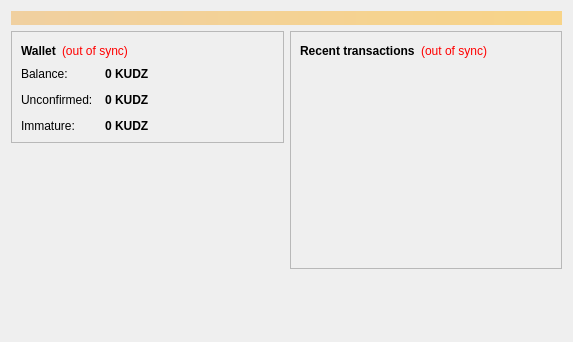
<?xml version="1.0" encoding="UTF-8"?>
<ui version="4.0">
 <class>OverviewPage</class>
 <widget class="QWidget" name="OverviewPage">
  <property name="geometry">
   <rect>
    <x>0</x>
    <y>0</y>
    <width>573</width>
    <height>342</height>
   </rect>
  </property>
  <property name="windowTitle">
   <string>Form</string>
  </property>
  <layout class="QVBoxLayout" name="topLayout">
   <item>
    <widget class="QLabel" name="labelAlerts">
     <property name="visible">
      <bool>false</bool>
     </property>
     <property name="styleSheet">
      <string notr="true">background-color: qlineargradient(x1: 0, y1: 0, x2: 1, y2: 0, stop:0 #F0D0A0, stop:1 #F8D488); color:#000000;</string>
     </property>
     <property name="wordWrap">
      <bool>true</bool>
     </property>
     <property name="margin">
      <number>3</number>
     </property>
    </widget>
   </item>
   <item>
    <layout class="QHBoxLayout" name="horizontalLayout" stretch="1,1">
     <item>
      <layout class="QVBoxLayout" name="verticalLayout_2">
       <item>
        <widget class="QFrame" name="frame">
         <property name="frameShape">
          <enum>QFrame::StyledPanel</enum>
         </property>
         <property name="frameShadow">
          <enum>QFrame::Raised</enum>
         </property>
         <layout class="QVBoxLayout" name="verticalLayout_4">
          <item>
           <layout class="QHBoxLayout" name="horizontalLayout_4">
            <item>
             <widget class="QLabel" name="label_5">
              <property name="font">
               <font>
                <weight>75</weight>
                <bold>true</bold>
               </font>
              </property>
              <property name="text">
               <string>Wallet</string>
              </property>
             </widget>
            </item>
            <item>
             <widget class="QLabel" name="labelWalletStatus">
              <property name="toolTip">
               <string>The displayed information may be out of date. Your wallet automatically synchronizes with the Kudzucoin network after a connection is established, but this process has not completed yet.</string>
              </property>
              <property name="styleSheet">
               <string notr="true">QLabel { color: red; }</string>
              </property>
              <property name="text">
               <string notr="true">(out of sync)</string>
              </property>
              <property name="alignment">
               <set>Qt::AlignLeading|Qt::AlignLeft|Qt::AlignVCenter</set>
              </property>
             </widget>
            </item>
            <item>
             <spacer name="horizontalSpacer_2">
              <property name="orientation">
               <enum>Qt::Horizontal</enum>
              </property>
              <property name="sizeHint" stdset="0">
               <size>
                <width>40</width>
                <height>20</height>
               </size>
              </property>
             </spacer>
            </item>
           </layout>
          </item>
          <item>
           <layout class="QFormLayout" name="formLayout_2">
            <property name="fieldGrowthPolicy">
             <enum>QFormLayout::AllNonFixedFieldsGrow</enum>
            </property>
            <property name="horizontalSpacing">
             <number>12</number>
            </property>
            <property name="verticalSpacing">
             <number>12</number>
            </property>
            <item row="0" column="0">
             <widget class="QLabel" name="label">
              <property name="text">
               <string>Balance:</string>
              </property>
             </widget>
            </item>
            <item row="0" column="1">
             <widget class="QLabel" name="labelBalance">
              <property name="font">
               <font>
                <weight>75</weight>
                <bold>true</bold>
               </font>
              </property>
              <property name="cursor">
               <cursorShape>IBeamCursor</cursorShape>
              </property>
              <property name="toolTip">
               <string>Your current balance</string>
              </property>
              <property name="text">
               <string notr="true">0 KUDZ</string>
              </property>
              <property name="textInteractionFlags">
               <set>Qt::LinksAccessibleByMouse|Qt::TextSelectableByKeyboard|Qt::TextSelectableByMouse</set>
              </property>
             </widget>
            </item>
            <item row="1" column="0">
             <widget class="QLabel" name="label_3">
              <property name="text">
               <string>Unconfirmed:</string>
              </property>
             </widget>
            </item>
            <item row="1" column="1">
             <widget class="QLabel" name="labelUnconfirmed">
              <property name="font">
               <font>
                <weight>75</weight>
                <bold>true</bold>
               </font>
              </property>
              <property name="cursor">
               <cursorShape>IBeamCursor</cursorShape>
              </property>
              <property name="toolTip">
               <string>Total of transactions that have yet to be confirmed, and do not yet count toward the current balance</string>
              </property>
              <property name="text">
               <string notr="true">0 KUDZ</string>
              </property>
              <property name="textInteractionFlags">
               <set>Qt::LinksAccessibleByMouse|Qt::TextSelectableByKeyboard|Qt::TextSelectableByMouse</set>
              </property>
             </widget>
            </item>
            <item row="2" column="0">
             <widget class="QLabel" name="labelImmatureText">
              <property name="text">
               <string>Immature:</string>
              </property>
             </widget>
            </item>
            <item row="2" column="1">
             <widget class="QLabel" name="labelImmature">
              <property name="font">
               <font>
                <weight>75</weight>
                <bold>true</bold>
               </font>
              </property>
              <property name="toolTip">
               <string>Mined balance that has not yet matured</string>
              </property>
              <property name="text">
               <string notr="true">0 KUDZ</string>
              </property>
              <property name="textInteractionFlags">
               <set>Qt::LinksAccessibleByMouse|Qt::TextSelectableByKeyboard|Qt::TextSelectableByMouse</set>
              </property>
             </widget>
            </item>
           </layout>
          </item>
         </layout>
        </widget>
       </item>
       <item>
        <spacer name="verticalSpacer">
         <property name="orientation">
          <enum>Qt::Vertical</enum>
         </property>
         <property name="sizeHint" stdset="0">
          <size>
           <width>20</width>
           <height>40</height>
          </size>
         </property>
        </spacer>
       </item>
      </layout>
     </item>
     <item>
      <layout class="QVBoxLayout" name="verticalLayout_3">
       <item>
        <widget class="QFrame" name="frame_2">
         <property name="frameShape">
          <enum>QFrame::StyledPanel</enum>
         </property>
         <property name="frameShadow">
          <enum>QFrame::Raised</enum>
         </property>
         <layout class="QVBoxLayout" name="verticalLayout">
          <item>
           <layout class="QHBoxLayout" name="horizontalLayout_2">
            <item>
             <widget class="QLabel" name="label_4">
              <property name="text">
               <string>&lt;b&gt;Recent transactions&lt;/b&gt;</string>
              </property>
             </widget>
            </item>
            <item>
             <widget class="QLabel" name="labelTransactionsStatus">
              <property name="toolTip">
               <string>The displayed information may be out of date. Your wallet automatically synchronizes with the Kudzucoin network after a connection is established, but this process has not completed yet.</string>
              </property>
              <property name="styleSheet">
               <string notr="true">QLabel { color: red; }</string>
              </property>
              <property name="text">
               <string notr="true">(out of sync)</string>
              </property>
              <property name="alignment">
               <set>Qt::AlignRight|Qt::AlignTrailing|Qt::AlignVCenter</set>
              </property>
             </widget>
            </item>
            <item>
             <spacer name="horizontalSpacer">
              <property name="orientation">
               <enum>Qt::Horizontal</enum>
              </property>
              <property name="sizeHint" stdset="0">
               <size>
                <width>40</width>
                <height>20</height>
               </size>
              </property>
             </spacer>
            </item>
           </layout>
          </item>
          <item>
           <widget class="QListView" name="listTransactions">
            <property name="styleSheet">
             <string notr="true">QListView { background: transparent; }</string>
            </property>
            <property name="frameShape">
             <enum>QFrame::NoFrame</enum>
            </property>
            <property name="verticalScrollBarPolicy">
             <enum>Qt::ScrollBarAlwaysOff</enum>
            </property>
            <property name="horizontalScrollBarPolicy">
             <enum>Qt::ScrollBarAlwaysOff</enum>
            </property>
            <property name="selectionMode">
             <enum>QAbstractItemView::NoSelection</enum>
            </property>
           </widget>
          </item>
         </layout>
        </widget>
       </item>
       <item>
        <spacer name="verticalSpacer_2">
         <property name="orientation">
          <enum>Qt::Vertical</enum>
         </property>
         <property name="sizeHint" stdset="0">
          <size>
           <width>20</width>
           <height>40</height>
          </size>
         </property>
        </spacer>
       </item>
      </layout>
     </item>
    </layout>
   </item>
  </layout>
 </widget>
 <resources/>
 <connections/>
</ui>
